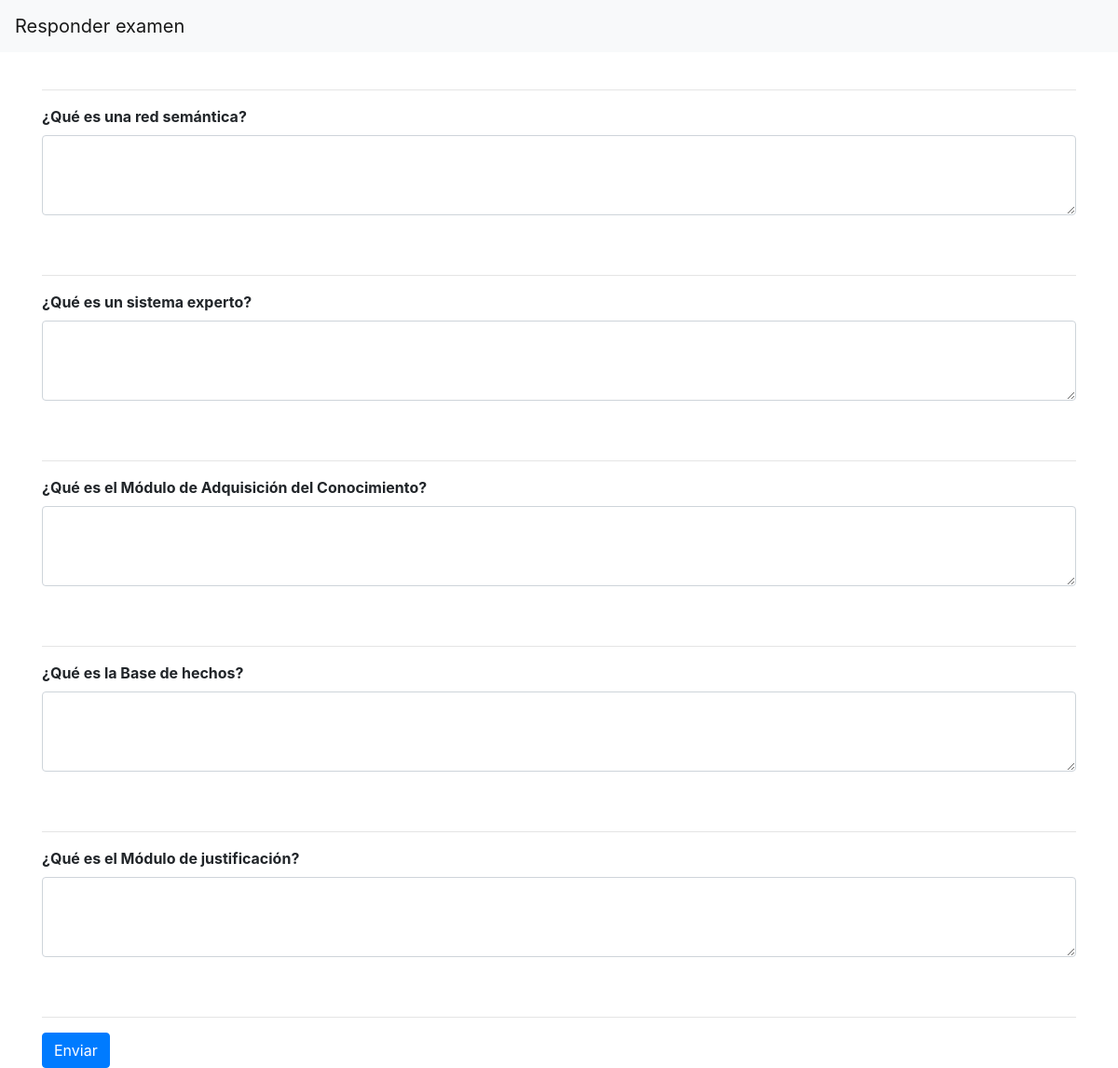
/php/alumno/responderExamen.php?idExamen=5 (signed in), run on the app's committed database.
### tables this page shows
CREATE TABLE `pregunta` (
  `id_pregunta` int(11) NOT NULL,
  `id_examen` int(11) NOT NULL,
  `pregunta` varchar(255) DEFAULT NULL,
  `palabras_clave` varchar(255) DEFAULT NULL
);

### php/alumno/responderExamen.php (the view, shortened to what this page needs)
<?php
    $idExamen = $_GET["idExamen"];
    $base = getConexion();
    $conexion = $base->query("SELECT * FROM pregunta WHERE id_examen = $idExamen");
    $preguntas = $conexion->fetchAll(PDO::FETCH_OBJ);
?>
<!DOCTYPE html>
<html lang="en">
<head>
    <link href="../../css/bootstrap.min.css" rel="stylesheet" id="bootstrap-css">
</head>
<body>
    <nav class="navbar navbar-expand-lg navbar-light bg-light">
        <a class="navbar-brand" href="#">Responder examen</a>
    </nav>
    <br>
    <div class="container">
        <hr>
        <form action="guardarPreguntas.php" method="post">
            <?php foreach($preguntas as $pregunta): ?>
                <div class="form-group preguntas">
                    <label for="<?php echo("r_$pregunta->id_pregunta"); ?>">
                        <b><?php echo("$pregunta->pregunta"); ?></b>
                    </label>
                    <textarea name="<?php echo("r_$pregunta->id_pregunta"); ?>" id="<?php echo("r_$pregunta->id_pregunta"); ?>" class="form-control pk_resp" rows="3" required></textarea>
                    <br>
                    <br>
                </div>
                <hr>
            <?php endforeach; ?>
            <button type="button" id="boton" class="btn btn-primary">
                    Enviar
            </button>
        </form>
    </div>
</body>
</html>

### data on the page
pregunta: pregunta "¿Qué es una red semántica?"
pregunta: pregunta "¿Qué es un sistema experto?"
pregunta: pregunta "¿Qué es el Módulo de Adquisición del Conocimiento?"
pregunta: pregunta "¿Qué es la Base de hechos?"
pregunta: pregunta "¿Qué es el Módulo de justificación?"
